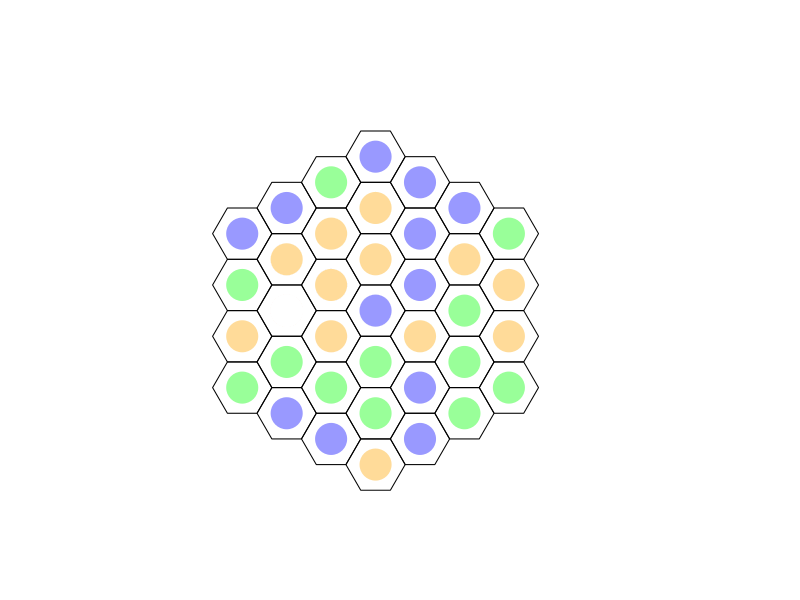

Write R code to recreate this figure.
###################################
## TRI HEX GAME (tentative title)
####

# HEXFLEX
# TRIGON

## CONTENTS
'
 12 orange stones
 12 green stones
 12 blue stones
 37 space hex game board (tentative size)
 opaque drawstring bag
'

## OBJECTIVE
'
 Create groups of three stones of the same color in the orientation 
 unique to that color. Each group of three is worth one point.
'
# any group of 3+ continuous green stones
# any group of 4+ continuous orange stones
# any group of 5+ continuous blue stones

## GAMEPLAY
'
 All stones are placed in the drawstring bag.
 Each player takes turns randomly drawing a stone from the bag and placing it 
 on the hex board.
'

## BASIC MOTION
'
 orange stones push blue stones one space in a linear path.
 blue stones push green stones one space in a linear path.
 green stones push orange stones one space in a linear path.
'

## COMBOS
# If a orange stone pushes a blue stone into a space adjacent to a green stone,
#   the green stone is also pushed one space by the blue stone. If the pushed
#   green stone is adjacent to a orange stone, the orange stone is subsequently
#   pushed one space by the green stone. As so on and so forth. The reaction 
#   will continue until no other stones can be pushed.
#     X X X X X         X X G X X       X X X X X 
#     X B X G X         X B X X X       O X B X G 
#     X X X X X   -->   X X B X X   OR  X X X X X 
#     X X B X X         X X X X X       X X B X X 
#     X X X X X         X X O X X       X X X X X 

## RESTRICTIONS
'
 N/A for now
'

## EDGE EFFECTS
'
 N/A for now
'

## GAME PLAY METRICS
'
 05/30/22: initial observations
    - orange configuration is more likely to occur by random placement, no pushing or replacement
 06/03/2022: change game mechanics
    - no illegal positions
    - no pushing off board
    - no Newton cradle pushing effect
    - objective change to groups of 3+, 4+, and 5+ for green, orange, blue, respectively in any orientation
'
#############################################################################
## GAME BUILDING
##

require(pracma)
require(sp)
require(zoo)


## CREATE BOARD
#
#     O O O O
#    O O O O O
#   O O O O O O
#  O O O O O O O
#   O O O O O O
#    O O O O O
#     O O O O
#
'
 37 spaces, hexagons in the shape of a hexagon
 
'

createBoard <- function(size=13,x0=4,y0=11){
  
  Hexagon <- function(x, y, unitcell = 1){
    ratio <- sqrt(3)/2
    polygon(x = c(x, x+unitcell/2, x+unitcell+(unitcell/2), 
                  x+unitcell*2, x+unitcell+(unitcell/2), x+unitcell/2),
            y = c(y, y+ratio, y+ratio, y, y-ratio, y-ratio))
  }
  
  nrow <- ncol <- size
  ratio <- sqrt(3)/2
  
  # x0 <- 4
  # y0 <- 11
  
  xint <- ratio*sqrt(3)
  yint <- ratio
  
  x_offset <- 3
  x_multiplier <- c(0,1,2,3,2,3,2,3,2,3,2,1,0)
  y_multiplier <- seq(0,12)
  num_in_row <- c(1,2,3,4,3,4,3,4,3,4,3,2,1)
  x_center <- c()
  y_center <- c()
  
  # empty plot window
  plot(0, 0, type = "n", axes = FALSE, xlim=c(0, ncol),
       ylim=c(0, nrow), xlab="", ylab= "", asp=1)
  
  # plot hexes, compute centerpoints
  for(i in seq_along(num_in_row)){
    offset_multiplier <- seq(0,num_in_row[i]-1)
    for(j in seq(num_in_row[i])){
      update_x <- x0-xint*x_multiplier[i]+x_offset*offset_multiplier[j]
      update_y <- y0-yint*y_multiplier[i]
      Hexagon(update_x,update_y)
      
      x_center <- append(x_center, update_x+1, after=length(x_center))
      y_center <- append(y_center, update_y, after=length(y_center))
    }
  }
  
  # list relationships between hexes
  '
    Blue - linear-linear-linear
    Green - three nearest neighbors
    orange - linear-linear-offset
  '
  
  linear_rows <- list(c(7,4,2,1),
                      c(14,11,8,5,3),
                      c(21,18,15,12,9,6),
                      c(28,25,22,19,16,13,10),
                      c(32,29,26,23,20,17),
                      c(35,33,30,27,24),
                      c(37,36,34,31),
                      c(28,32,35,37),
                      c(21,25,29,33,36),
                      c(14,18,22,26,30,34),
                      c(7,11,15,19,23,27,31),
                      c(4,8,12,16,20,24),
                      c(2,5,9,13,17),
                      c(1,3,6,10),
                      c(7,14,21,28),
                      c(4,11,18,25,32),
                      c(2,8,15,22,29,35),
                      c(1,5,12,19,26,33,37),
                      c(3,9,16,23,30,36),
                      c(6,13,20,27,34),
                      c(10,17,24,31))
  
  neighbors <- list(c(3,5,2),
                    c(1,5,8,4),
                    c(6,9,5,1),
                    c(2,8,11,7),
                    c(1,3,9,12,8,2),
                    c(10,13,9,3),
                    c(4,11,14),
                    c(2,5,12,15,11,4),
                    c(3,6,13,16,12,5),
                    c(17,13,6),
                    c(4,8,15,18,14,7),
                    c(5,9,16,19,15,8),
                    c(6,10,17,20,16,9),
                    c(7,11,18,21),
                    c(8,12,19,22,18,11),
                    c(9,13,20,23,19,12),
                    c(24,20,13,10),
                    c(11,15,22,25,21,14),
                    c(12,16,23,26,22,15),
                    c(13,17,24,27,23,16),
                    c(14,18,25,28),
                    c(15,19,26,29,25,18),
                    c(16,20,27,30,26,19),
                    c(31,27,20,17),
                    c(18,22,29,32,28,21),
                    c(19,23,30,33,29,22),
                    c(20,24,31,34,30,23),
                    c(21,25,32),
                    c(22,26,33,35,32,25),
                    c(23,27,34,36,33,26),
                    c(34,27,24),
                    c(28,25,29,35),
                    c(26,30,36,37,35,29),
                    c(36,30,27,31),
                    c(32,29,33,37),
                    c(37,33,30,34),
                    c(35,33,36))
  
  return(list("ID"=seq(1,length(x_center)),
              "X"=x_center,
              "Y"=y_center,
              "VAL"=rep(0,length(x_center)),
              "turn"=0,
              "linear_rows"=linear_rows,
              "neighbors"=neighbors))
}

refreshBoard <- function(size=13,x0=4,y0=11){
  Hexagon <- function(x, y, unitcell = 1){
    ratio <- sqrt(3)/2
    polygon(x = c(x, x+unitcell/2, x+unitcell+(unitcell/2), 
                  x+unitcell*2, x+unitcell+(unitcell/2), x+unitcell/2),
            y = c(y, y+ratio, y+ratio, y, y-ratio, y-ratio))
  }
  
  nrow <- ncol <- size
  ratio <- sqrt(3)/2
  
  # x0 <- 4
  # y0 <- 11
  
  xint <- ratio*sqrt(3)
  yint <- ratio
  
  x_offset <- 3
  x_multiplier <- c(0,1,2,3,2,3,2,3,2,3,2,1,0)
  y_multiplier <- seq(0,12)
  num_in_row <- c(1,2,3,4,3,4,3,4,3,4,3,2,1)
  x_center <- c()
  y_center <- c()
  
  # empty plot window
  plot(0, 0, type = "n", axes = FALSE, xlim=c(0, ncol),
       ylim=c(0, nrow), xlab="", ylab= "", asp=1)
  
  for(i in seq_along(num_in_row)){
    offset_multiplier <- seq(0,num_in_row[i]-1)
    for(j in seq(num_in_row[i])){
      update_x <- x0-xint*x_multiplier[i]+x_offset*offset_multiplier[j]
      update_y <- y0-yint*y_multiplier[i]
      Hexagon(update_x,update_y)
    }
  }
  
}

updateBoard <- function(centers,selection,placeRandom){
  # reset hexes according to 0 value
  x_reset <- centers$X[which(centers$VAL==0)]
  y_reset <- centers$Y[which(centers$VAL==0)]
  points(x_reset,y_reset,col="white",pch=19,cex=4,lwd=2)
  
  # color hexes according to placed stones
  # account for multiple placements (if multiple pushes)
  for(n in seq_along(placeRandom)){
    x_cell <- centers$X[which(centers$ID==placeRandom[n])]
    y_cell <- centers$Y[which(centers$ID==placeRandom[n])]
    points(x_cell,y_cell,col=pastellize(selection$stone[n],p=0.4),pch=19,cex=4,lwd=2)  
  }
  
}

pastellize <- function(x, p){
  
  # x is a colour
  # p is a number in [0,1]
  # p = 1 will give no pastellization
  
  # convert hex or letter names to rgb
  if (is.character(x)) x <- col2rgb(x)/255
  
  # convert vector to rgb
  if (is.numeric(x)) x <- matrix(x, nr=3)
  
  col <- rgb2hsv(x, maxColorValue=1)
  col[2,1] <- col[2,1]*p
  col <- hsv2rgb(col)
  
  # return in convenient format for plots
  rgb(col[1], col[2], col[3])
}

hsv2rgb <- function(x){  
  # convert an hsv colour to rgb  
  # input:  a 3 x 1 matrix (same as output of rgb2hsv() function)  
  # output: vector of length 3 with values in [0,1]    
  
  # recover h, s, v values  
  h <- x[1,1]  
  s <- x[2,1]  
  v <- x[3,1]    
  
  # follow the algorithm from Wikipedia  
  C <- s*v   
  
  # in R, h takes values in [0,1] rather than [0, 360], so dividing by  
  # 60 degrees is the same as multiplying by six  
  hdash <- h*6  
  X <- C * (1 - abs(hdash %% 2 -1))
  
  if (0 <= hdash & hdash <=1) RGB1 <- c(C, X, 0)  
  if (1 <= hdash & hdash <=2) RGB1 <- c(X, C, 0)  
  if (2 <= hdash & hdash <=3) RGB1 <- c(0, C, X)  
  if (3 <= hdash & hdash <=4) RGB1 <- c(0, X, C)  
  if (4 <= hdash & hdash <=5) RGB1 <- c(X, 0, C)  
  if (5 <= hdash & hdash <=6) RGB1 <- c(C, 0, X)    
  
  # the output is a vector of length 3. This is the most convenient  
  # format for using as the col argument in an R plotting function  
  RGB1 + (v-C)
}

## DRAW STONES
initializeBag <- function(num_stones=12){
  bag_init = c(rep("orange",num_stones),rep("blue",num_stones),rep("green",num_stones))
  return(list("available"=bag_init,"memory"=c()))
}

drawFromBag <- function(bag){
  updated_bag <- bag
  
  if(isempty(bag$available)){ stop("Bag is empty") }
  drawn_stone <- sample(bag$available,1)
  updated_bag$memory <- c(bag$memory,drawn_stone)
  updated_bag$stone <- drawn_stone
  
  to_remove <- which(bag$available==drawn_stone)[1]
  updated_bag$available <- bag$available[-to_remove]
  
  return(updated_bag)
}

addToBag <- function(placeStone,bag){
  updated_bag <- bag
  
}


## PLACE STONES
# random for now

availablePositions <- function(centers){
  open <- centers$ID[which(centers$VAL==0)]
  return(open)
}

legalPositions <- function(centers){
  '
  Identify illegal orientations
  Outputs: yes legal, no not legal & locations
  '
  
  # check blue - linear - VAL=2
  check_blue <- c()
  for(i in seq_along(centers$linear_rows)){
    hex_in_row <- centers_new$ID[centers_new$linear_rows[[i]]]
    tmp <- centers$VAL[centers$linear_rows[[i]]]
    triplets <- c()
    if(any(tmp==2)){
      id <- as.integer(tmp==2)
      trip <- rollsum(id,3)
      if(any(trip==3)){
        id_trip <- which(trip==3)
        for(j in seq_along(id_trip)){
          triplets <- append(triplets,list(hex_in_row[seq(id_trip[j],id_trip[j]+2)]),after=length(triplets))
        }
      }
    }
    
    if(!is.null(triplets)){
      check_blue <- append(check_blue,triplets,after=length(check_blue))
    }
  }
  
  # check green - neighbors - VAL=3
  check_green <- c()
  green_on_board <- centers$ID[which(centers$VAL==3)]
  if(any(green_on_board>0)){
    for(i in seq_along(green_on_board)){
      group_green <- c()
      hex_in_group <- centers$neighbors[[green_on_board[i]]]
      id_gr <- as.integer(centers$VAL[hex_in_group]==3)
      if(any(id_gr==1)){
        duo <- rollsum(id_gr,2)
        if(any(duo==2)){
          id_duo <- which(duo==2)
          for(j in seq_along(id_duo)){
            group_green <- append(group_green,list(c(green_on_board[i],hex_in_group[seq(id_duo[j],id_duo[j]+1)])),after=length(group_green))
          }
        }
      }
      
      if(!is.null(group_green)){
        check_green <- append(check_green,group_green,after=length(check_green))
      }
    }
    'remove duplicates'
    len <- length(check_green)
    rm_id <- c()
    for(i in seq(len-1)){
      a <- check_green[[i]]
      for(j in seq(i+1,len)){
        b <- check_green[[j]]
        tmp <- intersect(a,b)
        if(length(tmp)==3){
          rm_id <- append(rm_id,j,after=length(rm_id))
        }
      }
    }
    if(!is.null(rm_id)){
      check_green <- check_green[- unique(rm_id)]
    }
  }
  
  # check orange - linear+offset - VAL=1
  check_orange <- c()
  for(i in seq_along(centers$neighbors)){
    group_orange <- c()
    hex_neighbors <- centers$neighbors[[i]]
    if(length(hex_neighbors)==6){ 'for fully surrounded hexes'
      tmp_hex <- c(hex_neighbors[5:6],hex_neighbors)
      id_yel <- as.integer(centers$VAL[tmp_hex]==1)
      if(any(id_yel==1)){
        yel <- rollsum(id_yel,3)
        if(any(yel==3)){
          yel_id <- which(yel==3)
          for(j in seq_along(yel_id)){
            group_orange <- append(group_orange,list(tmp_hex[seq(yel_id[j],yel_id[j]+2)]),after=length(group_orange))
          }
        }
      }
    } else { 'for all other hexes'
      id_yel <- as.integer(centers$VAL[hex_neighbors]==1)
      if(any(id_yel==1)){
        yel <- rollsum(id_yel,3)
        if(any(yel==3)){
          yel_id <- which(yel==3)
          for(j in seq_along(yel_id)){
            group_orange <- append(group_orange,list(hex_neighbors[seq(yel_id[j],yel_id[j]+2)]),after=length(group_orange))
          }
        }
      }
    }
    
    
    if(!is.null(group_orange)){
      check_orange <- append(check_orange,group_orange,after=length(check_orange))
    }
  }
  
  'determine yes/no'
  if(is.null(check_blue) & is.null(check_green) & is.null(check_orange)){
    outcome <- "LEGAL"
  } else {
    outcome <- "ILLEGAL"
  }
  
  'return values'
  return(list("outcome" = outcome,
              "blue"=check_blue,
              "green"=check_green,
              "orange"=check_orange))
}

selectPosition <- function(available_positions){
  '
   Random for now.
   Consider situation where player must select between two potential wins.
  '
  placeRandom <- sample(available_positions,1)
  return(placeRandom)
}

updatePositions <- function(centers,selection,placement){
  update_centers <- centers
  #update_centers$turn <- centers$turn + 1
  
  switch(selection$stone,
         orange = update_centers$VAL[placement] <- 1,
         blue = update_centers$VAL[placement] <- 2,
         green = update_centers$VAL[placement] <- 3)
  
  return(update_centers)
}

pushStones <- function(centers=centers_new_tmp,selection=bag_update_tmp,placement=placeStone,push=NULL){
  '
  inputs: centers_new_tmp, bag_update_tmp,placeStone
  logic:
    - check neighbors of placed stone
    - evaluate push rule until reaction complete
    - update centers
  '
  # push <- NULL
  board <- centers
  bag <- selection
  position <- placement
  metrics.edges <- c()
  metrics.unavailable <- c()
  
  # updateBoard(centers,selection,placement)
  neighbors <- centers$neighbors[[placement]]
  
  input <- switch(selection$stone,
                  "green" = 1,
                  "orange" = 2,
                  "blue" = 3)
  
  # evaluate push mechanic
  if(any(centers$VAL[neighbors]==input)){
    nearest_id <- which(centers$VAL[neighbors]==input) # which neighbor is reactive
    for(i in seq_along(nearest_id)){
      next_nearest <- centers$neighbors[[neighbors[nearest_id[i]]]] # check its neighbors
      row_group <- c()
      for(j in seq_along(centers$linear_rows)){ # identify which linear row placement and reactive stones belong to
        tmp <- sum(as.integer(c(placement,neighbors[nearest_id[i]]) %in% centers$linear_rows[[j]]))
        if(tmp == 2){ row_group <- centers$linear_rows[[j]] }
      }
      a <- which(row_group==placement)
      b <- which(row_group==neighbors[nearest_id[i]])
      if(b+(b-a) > length(row_group) || b+(b-a) == 0){
        metrics.edges <- metrics.edges + 1
      } else {
        next_nearest_space <- row_group[b+(b-a)] # identify next nearest available space in row
        
        if(isFALSE(next_nearest_space)){ metrics.unavailable <- metrics.unavailable + 1 }
        else if(centers$VAL[next_nearest_space]==0){
          push <- append(push, list(c(neighbors[nearest_id[i]],next_nearest_space)),after=length(push))
        }
      }
      
      # if (is.numeric(next_nearest_space) && centers$VAL[next_nearest_space]==0){ # if empty, record push reaction
      #   push <- append(push, list(c(neighbors[nearest_id[i]],next_nearest_space)),after=length(push))
      # }
 
    }
  }
  
  # update board following initial push(es)
  if(is.null(push)){ 
    selection$stone <- selection$memory[length(selection$memory)]
    return(list(centers,selection,placement)) } # if no push reaction, return original board
  else{
    update_centers <- centers
    update_selection <- selection
    # push_space <- c()
    for(i in seq_along(push)){
      # push_space <- c(push_space, push[[i]][2])
      pushed_stone_id <- update_centers$VAL[push[[i]][1]]
      pushed_stone <- switch(as.character(pushed_stone_id),
                             "1" = "orange",
                             "2" = "blue",
                             "3" = "green")
      update_selection$stone <- pushed_stone
      
      update_centers$VAL[push[[i]][1]] <- 0 # resets reactive stone placement
      update_centers$VAL[push[[i]][2]] <- pushed_stone_id # assigns reactive stone new placement
      
      print(paste(pushed_stone,"at",push[[i]][1],"pushed to",push[[i]][2]))
      updateBoard(centers=update_centers,selection=update_selection,placeRandom=push[[i]][2])
      return(pushStones(centers=update_centers,selection=update_selection,placement=push[[i]][2]))
    }
    
    # option 2: update board and run recursion after evaluating all initial pushes
    # updateBoard(centers=update_centers,selection=update_selection,placeRandom=push[[i]][2])
    # pushStones(centers=update_centers,selection=update_selection,placement=push[[i]][2])
  }
}

#############################################
## GAMEPLAY

centers <- createBoard()
bag <- initializeBag()
turn <- 0
#illegal_count <- 0
for(game in seq(36)){
  if(turn==0){
    selection <- drawFromBag(bag)
    open_positions <- availablePositions(centers)
    placeStone <- selectPosition(open_positions)
    updateBoard(centers,selection,placeStone)
    centers_new <- updatePositions(centers,selection,placeStone)
    bag_update <- selection
    print(paste(selection$stone,"stone placed at:",placeStone))
    turn <- turn + 1
  } else {
    bag_update_tmp <- drawFromBag(bag_update)
    open_positions <- availablePositions(centers_new)
    
    placeStone <- selectPosition(open_positions)
    centers_new_tmp <- updatePositions(centers_new,bag_update_tmp,placeStone)
    updateBoard(centers_new_tmp,bag_update_tmp,placeStone)
    
    # push stones - recursive function
    print(paste(bag_update_tmp$stone,"stone placed at:",placeStone))
    reaction <- pushStones(centers = centers_new_tmp, selection = bag_update_tmp, placement = placeStone)
    centers_new <- reaction[[1]]
    bag_update <- reaction[[2]]
    
    # centers_new <- centers_new_tmp
    # bag_update <- bag_update_tmp
    # updateBoard(centers_new,bag_update,placeStone)
    turn <- turn + 1
    
    #illegal_positions <- legalPositions(centers_new_tmp)
    #status <- illegal_positions$outcome
    # if(status == "LEGAL"){
    # --> push stones, update positions, eval win, remove stones, update bag, update board
    # } else {
    # illegal_count <- illegal_count + 1
    # }
    Sys.sleep(1)
  }
}

#print(illegal_count)
# print(bag_update)
# print(centers_new)


#############################################
## OLD CODE

# VERTICES
# x <- seq(0,ncol,3)
# y <- seq(0,nrow,sqrt(3))
# x0 <- x+1.5
# y0 <- y+sqrt(3)/2
# 
# XY <- meshgrid(x,y)
# XY0 <- meshgrid(x0,y0)
# 
# x1 <- x0 - 1
# XY1 <- meshgrid(x1,y0)
# 
# x2 <- x - 1
# XY2 <- meshgrid(x2,y)
# 
# plot(XY$X,XY$Y,xlim=c(-1,ncol+3),ylim=c(-1,nrow+3))
# points(XY0$X,XY0$Y,col='red')
# points(XY1$X,XY1$Y,col='cyan')
# points(XY2$X,XY2$Y,col='green')
